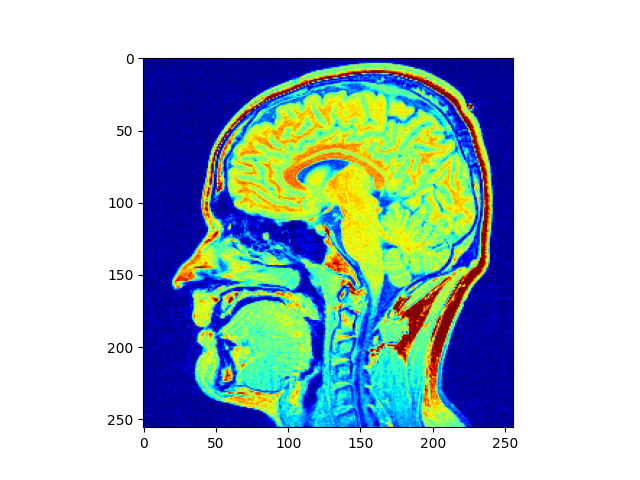
#> input picture Assignment_1/results/Q2/image_noiseless.png, 640 x 480 px, given as the content of the folder data/anatomicalSegmentations/anatomicalSegmentations, which was not available
$ python Q2.py
#> lines starting #> are read from the running program, lines starting #| are printed output that depends on the picture; after the words box and inside, x2 and y2 are one past the last pixel; in counts of white or black regions, pixels touching at a corner belong together; pictures that were not available may be replaced by others from this repository, and a replacement may not be noted
import mat73
import os
import numpy as np
import matplotlib.pyplot as plt
from glob import glob
import cv2
import math

def compute_pca(shapes, algo="cootes"):
	algorithm_mapping = {
		"cootes" : CootesCalculateMean,
		"kabsch" : compute_mean_shape_kabsch
	}
	mean_shape, aligned_shapes = algorithm_mapping[algo](shapes)
	centered_shapes = aligned_shapes - mean_shape[:, :, np.newaxis]
	covariance_matrix = np.cov(centered_shapes.reshape(2 * shapes.shape[1], shapes.shape[2]))
	eigenvalues, eigenvectors = np.linalg.eigh(covariance_matrix)
	idx = np.argsort(-eigenvalues)
	return eigenvalues[idx], eigenvectors[:, idx], mean_shape, aligned_shapes


def CootesAlignPoint(x1, x2):
	n = x1.shape[1]
	X1 = np.sum(x1[0, :])
	Y1 = np.sum(x1[1, :])
	X2 = np.sum(x2[0, :])
	Y2 = np.sum(x2[1, :])
	Z = np.sum(x2[0, :]**2 + x2[1, :]**2)
	C1 = np.sum(x1[0, :] * x2[0, :] + x1[1, :] * x2[1, :])
	C2 = np.sum(x1[1, :] * x2[0, :] - x1[0, :] * x2[1, :])

	A = np.array([
		[X2, -Y2, n, 0],
		[Y2, X2, 0, n],
		[Z, 0, X2, Y2],
		[0, Z, -Y2, X2]
	])

	b = np.array([X1, Y1, C1, C2])

	ax, ay, tx, ty = np.linalg.solve(A, b)
	s = np.sqrt(ax**2 + ay**2)
	theta = np.arctan2(ay, ax)

	R = np.array([[np.cos(theta), -np.sin(theta)],
				  [np.sin(theta), np.cos(theta)]])

	x2_transformed = s * R @ x2 + np.array([[tx], [ty]])
	return x2_transformed

def CootesCalculateMean(shapes, iterations = 100 ,tol = 1e-2):
	dims, number_of_points, number_of_examples = shapes.shape
	aligned_shapes = np.zeros(shapes.shape)
	for i in range(number_of_examples):
		if i == 0:
			continue
		aligned_shapes[:,:,i] = CootesAlignPoint(shapes[:,:,0], shapes[:,:,i])

	mean_shape = np.mean(aligned_shapes, axis = 2)

	for it in range(iterations):
		centered = mean_shape - np.mean(mean_shape, axis = 1, keepdims=True)
		norm = np.sqrt(np.sum(np.square(centered)))
		mean_shape = centered / norm

		for i in range(number_of_examples):
			aligned_shapes[:,:,i] = CootesAlignPoint(mean_shape, shapes[:,:,i])

		new_mean_shape = np.mean(aligned_shapes, axis = 2)

		if np.linalg.norm(new_mean_shape - mean_shape) < tol:
			mean_shape = new_mean_shape
			break
		mean_shape = new_mean_shape

	centered = mean_shape - np.mean(mean_shape, axis = 1, keepdims=True)
	norm = np.sqrt(np.sum(np.square(centered)))
	mean_shape = centered / norm
	return mean_shape, aligned_shapes


def plot_pointsets(data, directory, filename):
	plt.figure(figsize=(8, 6))
	for i in range(data.shape[1]):  # Loop over each pointset
		color = np.random.rand(3,)  # Random color
		plt.plot(data[0, i], data[1, i], marker='o', linestyle='-', color=color, alpha=0.7)

	plt.xlabel("X-axis")
	plt.ylabel("Y-axis")
	plt.title("Initial 2D Pointsets of Hand Shapes")
	plt.axis("equal")  # Keep aspect ratio
	plt.savefig(os.path.join(directory, f'{filename}.png'))
	plt.close()


def plot_aligned_shapes(mean_shape, aligned_shapes, directory, filename):
	D, N, M = aligned_shapes.shape
	plt.figure(figsize=(8, 8))

	# Plot each aligned shape in light gray.
	# for m in range(M):
	# 	shape = aligned_shapes[:, :, m]
	# 	plt.plot(shape[0, :], shape[1, :], 'o-', color='lightgray', alpha=0.7)

	for m in range(M):
		shape = aligned_shapes[:, :, m]
		half = shape.shape[1] // 2  # Get the halfway index

		# Close the loop by adding the first point at the end
		inner_x = np.append(shape[0, :half], shape[0, 0])
		inner_y = np.append(shape[1, :half], shape[1, 0])

		outer_x = np.append(shape[0, half:], shape[0, half])
		outer_y = np.append(shape[1, half:], shape[1, half])

		# Plot inner boundary (loop closed)
		plt.plot(inner_x, inner_y, 'o-', color='blue', alpha=0.7, label="Inner" if m == 0 else None)

		# Plot outer boundary (loop closed)
		plt.plot(outer_x, outer_y, 'o-', color='red', alpha=0.7, label="Outer" if m == 0 else None)


	# Overlay the mean shape in red with thicker line and markers.
	# plt.plot(mean_shape[0, :], mean_shape[1, :], 'ro-', linewidth=2, markersize=8, label="Mean Shape")
	# Get halfway index
	half = mean_shape.shape[1] // 2

	# Close the loop for inner part
	mean_inner_x = np.append(mean_shape[0, :half], mean_shape[0, 0])
	mean_inner_y = np.append(mean_shape[1, :half], mean_shape[1, 0])

	# Close the loop for outer part
	mean_outer_x = np.append(mean_shape[0, half:], mean_shape[0, half])
	mean_outer_y = np.append(mean_shape[1, half:], mean_shape[1, half])

	# Plot inner part (using green instead of red/blue)
	plt.plot(mean_inner_x, mean_inner_y, 'go-', linewidth=2, markersize=8, label="Mean Inner Shape")

	# Plot outer part (using orange instead of red/blue)
	plt.plot(mean_outer_x, mean_outer_y, 'mo-', linewidth=2, markersize=8, label="Mean Outer Shape")


	plt.title("Aligned Shapes and Computed Mean Shape")
	plt.xlabel("X")
	plt.ylabel("Y")
	plt.axis('equal')
	plt.legend()
	plt.savefig(os.path.join(directory, f'{filename}.png'))
	plt.close()


# preshapespace population
def populatePreshapeSpace(shapes):
	preshape = np.zeros(shapes.shape)
	D, N, M = shapes.shape
	for i in range(M):
		current_shape = shapes[:,:, i]
		centroid = np.sum(current_shape, axis = 1, keepdims=True) / number_of_points
		centered_shape = current_shape - centroid

		s = np.sqrt(np.sum(np.square(centered_shape)))
		scaled_and_centered = centered_shape / s
		preshape[:,:, i] = scaled_and_centered
	return preshape


def align_preshape_kabsch(X, Y):
	A = X @ Y.T
	U, S, Vt = np.linalg.svd(A)
	R = Vt.T @ U.T
	if np.linalg.det(R) < 0:
		M = np.identity(Vt.shape[-1])
		M[-1, -1] = -1
		R = Vt.T @ M @ U.T
	return R


def compute_mean_shape_kabsch(shapes, tol=1e-6, max_iter=100):

	D, N, M = shapes.shape

	preshapes = populatePreshapeSpace(shapes)
	# Initialize mean_shape with the first shape in preshape space.
	mean_shape = preshapes[:, :, 0].copy()

	for it in range(max_iter):
		aligned = np.empty_like(preshapes)
		# Align each preshape to the current mean shape using optimal rotation.
		for m in range(M):
			R = align_preshape_kabsch(mean_shape, preshapes[:, :, m])
			aligned[:, :, m] = R @ preshapes[:, :, m]

		# Compute the new mean as the average of the aligned shapes.
		new_mean = np.mean(aligned, axis=2)  # average over the M shapes

		# Re-center and re-scale new_mean to project it onto preshape space.
		new_mean = new_mean - np.mean(new_mean, axis=1, keepdims=True)
		new_mean = new_mean / np.linalg.norm(new_mean, 'fro')

		if np.linalg.norm(new_mean - mean_shape, 'fro') < tol:
			break

		mean_shape = new_mean

	return mean_shape, aligned


def plot_shape_variation(mean_shape, eigenvectors, eigenvalues, directory, filename, mode=0, k=2):
	for factor in [-k, 0, k]:
		plt.figure(figsize=(6, 6))
		variation = mean_shape + factor * np.sqrt(eigenvalues[mode]) * eigenvectors[:, mode].reshape(2, -1)
		# plt.plot(variation[0, :], variation[1, :], label=f'b{mode}={factor}\sqrt{{\lambda_{mode}}}')

		# Get halfway index
		half = variation.shape[1] // 2

		# Close the loop for the first half
		var_inner_x = np.append(variation[0, :half], variation[0, 0])
		var_inner_y = np.append(variation[1, :half], variation[1, 0])

		# Close the loop for the second half
		var_outer_x = np.append(variation[0, half:], variation[0, half])
		var_outer_y = np.append(variation[1, half:], variation[1, half])

		# Plot first half (use cyan for distinction)
		plt.plot(var_inner_x, var_inner_y, 'co-', label=f'Inner b{mode}={factor}\sqrt{{\lambda_{mode}}}')

		# Plot second half (use purple for distinction)
		plt.plot(var_outer_x, var_outer_y, 'yo-', label=f'Outer b{mode}={factor}\sqrt{{\lambda_{mode}}}')

		plt.legend()
		plt.xlabel("X-axis")
		plt.ylabel("Y-axis")
		plt.title(f"Shape Variation Along Mode {mode} with Perturbation {factor}")
		plt.grid()
		plt.savefig(os.path.join(directory, f'{filename}_{factor}.png'))
		plt.close()

def plot_eigenvalues(eigenvalues, directory, filename):
	for i in range(3):
		plt.figure(figsize=(6, 4))
		plt.plot(range(1, len(eigenvalues) + 1), eigenvalues, marker='o', linestyle='-')
		plt.xlabel("Principal Mode")
		plt.ylabel("Eigenvalue (Variance)")
		plt.title(f"Variance Along Principal Mode {i+1}")
		plt.grid()
		plt.savefig(os.path.join(directory, f'{filename}_{i}.png'))
		plt.close()

def get_line_points(center, theta, max_length):
    """
    Generate a list of (row, col) points along a ray starting from 'center',
    at angle 'theta' (radians), extending out to 'max_length'.
    """
    num_samples = int(round(max_length))
    cos_theta = math.cos(theta)
    sin_theta = math.sin(theta)

    points = []
    for d in range(num_samples + 1):
        r = int(round(center[0] + d * sin_theta))
        c = int(round(center[1] + d * cos_theta))
        points.append((r, c))

    return points

def find_ring_boundaries_on_ray(img, center, theta, max_length):
    """
    For a single ray from 'center' at angle 'theta', detect the contiguous white region.
    Return two boundary points for that region:
      1) The first white pixel (inner boundary).
      2) The last white pixel in that contiguous region (outer boundary).

    If no white region is found, returns an empty list.
    """
    line_pts = get_line_points(center, theta, max_length)

    in_white = False
    region_start = None
    region_end = None

    for i, (r, c) in enumerate(line_pts):
        if r < 0 or r >= img.shape[0] or c < 0 or c >= img.shape[1]:
            if in_white and region_start is not None:
                region_end = i - 1
            break

        pixel_val = img[r, c]
        if pixel_val == 255:
            if not in_white:
                in_white = True
                region_start = i
        else:
            if in_white:
                region_end = i - 1
                break

    if in_white and region_end is None:
        region_end = len(line_pts) - 1

    boundaries = []
    if region_start is not None and region_end is not None:
        inner_edge = line_pts[region_start]
        outer_edge = line_pts[region_end]
        boundaries = [inner_edge, outer_edge]

    return boundaries

def generate_radial_pointset(img_path, num_angles=36):
    """
    Generates a single combined pointset for a ring-shaped object.
    For each ray, extracts two points:
      - Inner boundary: first white pixel.
      - Outer boundary: last white pixel of that contiguous white region.

    The points are ordered such that all inner boundary points come first,
    followed by all outer boundary points.

    Returns:
        NumPy array of shape (2, number_of_points), where:
        - The first half of columns correspond to inner boundary points.
        - The second half correspond to outer boundary points.
    """
#> called with img_path = '_only/image_noiseless.png', num_angles = 40
    # Read and binarize the image.
    img = cv2.imread(img_path, cv2.IMREAD_GRAYSCALE)
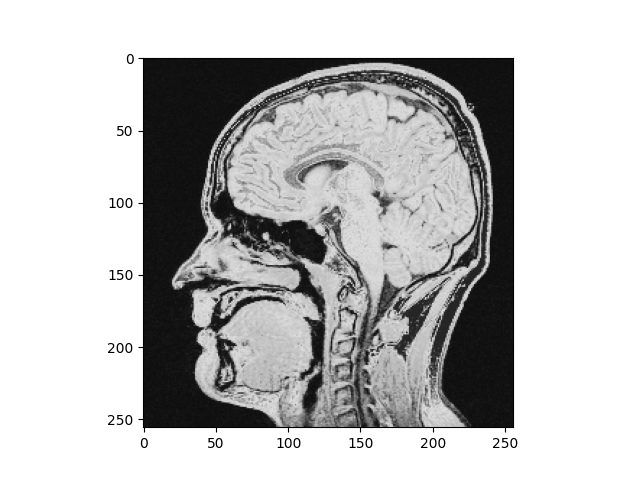
#> img: shape (480, 640); min 0, max 255, mean 190.2
    if img is None:
        raise ValueError("Could not read the image at: " + img_path)

    _, img_bin = cv2.threshold(img, 127, 255, cv2.THRESH_BINARY)
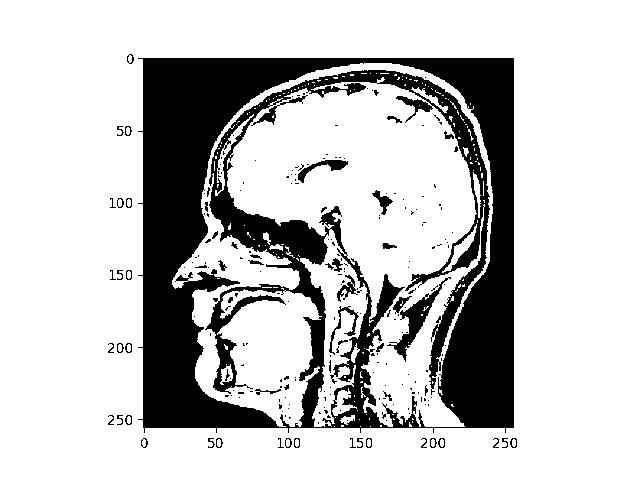
#> img_bin: shape (480, 640); 77% white; 230 black regions (177 under 20 px), largest, box (x1, y1, x2, y2) and area: (138, 58, 514, 433) 66254, (387, 277, 451, 362) 1000, (298, 160, 348, 183) 337
    h, w = img_bin.shape
#> h = 480; w = 640

    # Use the image center as a reference.
    center = (h // 2, w // 2)
#> center = (240, 320)
    max_length = math.sqrt(h**2 + w**2)
#> max_length = 800

    inner_points = []
    outer_points = []

    for theta in np.linspace(0, 2 * math.pi, num_angles, endpoint=False):
        boundaries = find_ring_boundaries_on_ray(img_bin, center, theta, max_length)
        if len(boundaries) == 2:
            inner_points.append(boundaries[0])
            outer_points.append(boundaries[1])
#> this loop made 40 passes
#> boundaries on passes 1 to 12: [(240, 324), (240, 336)], [(241, 324), (242, 331)], [(241, 324), (244, 332)], [(242, 324), (248, 336)], [(244, 326), (244, 326)], [(248, 328), (276, 356)], [(250, 327), (258, 333)], [(253, 327), (262, 331)], [(255, 325), (263, 327)], [(262, 323), (328, 334)], [(265, 320), (285, 320)], [(264, 316), (284, 313)]
#> after the loop, inner_points = 40 pairs, first value 204 to 265, second value 208 to 329; outer_points = 40 pairs, first value 135 to 328, second value 208 to 356

    # Stack inner and outer points together
    if inner_points and outer_points:
        inner_array = np.array(inner_points).T  # shape (2, num_angles)
        outer_array = np.array(outer_points).T  # shape (2, num_angles)

        # Concatenate along axis 1 to form (2, num_angles * 2)
        pointset = np.hstack((inner_array, outer_array))
    else:
        pointset = np.empty((2, 0))

    return pointset


if __name__ == "__main__":

	image_dir = "data/anatomicalSegmentations/anatomicalSegmentations/*.png"
	image_paths = glob(image_dir)

	pointsets = [generate_radial_pointset(path, num_angles=40) for path in image_paths]
#> pointsets = 1 item

	shapes = np.stack(pointsets, axis=2)
	print("Final tensor shape (dims, num_points, num_examples):", shapes.shape)
#| Final tensor shape (dims, num_points, num_examples): (2, 80, 1)

	results_folder = "results/Q2"
	if not os.path.exists(results_folder):
		os.makedirs(results_folder)
		print(f'Folder "{results_folder}" created.')

	plot_pointsets(shapes, results_folder, "initial_pointsets")
#> in plot_pointsets, `plt.savefig(os.path.join(directory, f'{filename}.png'))`:
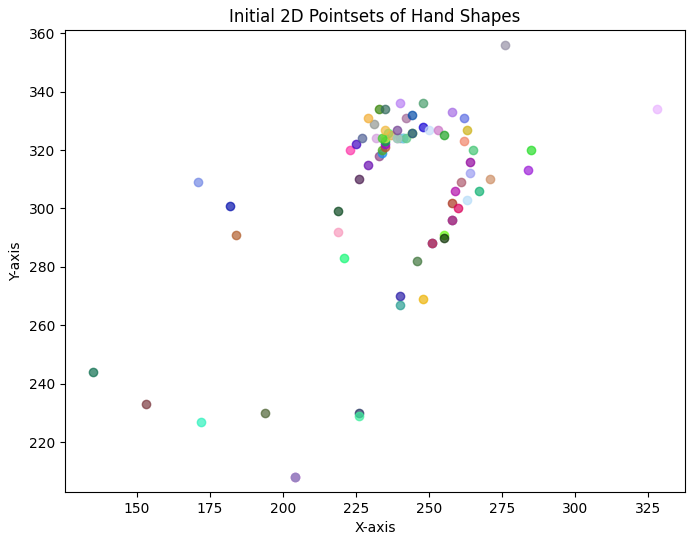
#> figure drawn by matplotlib, 1 panel

	no_of_pointsets = shapes.shape[-1]
#> no_of_pointsets = 1
	number_of_points = shapes.shape[1]
#> number_of_points = 80

	mean_shape, aligned_shapes = compute_mean_shape_kabsch(shapes)
#> the loop in populatePreshapeSpace, `for i in range(M):` made 1 pass
#> (centroid, s) on pass 1: ([238.6, 306.2], 380.9)
#> the loop in compute_mean_shape_kabsch, `for it in range(max_iter):` made 1 pass
	plot_aligned_shapes(mean_shape, aligned_shapes, results_folder, "aligned_pointsets_kabsch")
#> in plot_aligned_shapes, `mean_inner_x = np.append(mean_shape[0, :half], mean_shape[0, 0])`: mean_inner_x = 41 values, max 0.0694 at index 10, min -0.0907 at index 22, mean 0.0079
#> in plot_aligned_shapes, `mean_inner_y = np.append(mean_shape[1, :half], mean_shape[1, 0])`: mean_inner_y = 41 values, max 0.0598 at index 35, min -0.258 at index 22, mean 0.00796
#> in plot_aligned_shapes, `mean_outer_x = np.append(mean_shape[0, half:], mean_shape[0, half])`: mean_outer_x = 41 values, max 0.235 at index 9, min -0.272 at index 26, mean -0.00772
#> in plot_aligned_shapes, `mean_outer_y = np.append(mean_shape[1, half:], mean_shape[1, half])`: mean_outer_y = 41 values, max 0.131 at index 5, min -0.258 at index 22, mean -0.00491
#> in plot_aligned_shapes, `plt.savefig(os.path.join(directory, f'{filename}.png'))`:
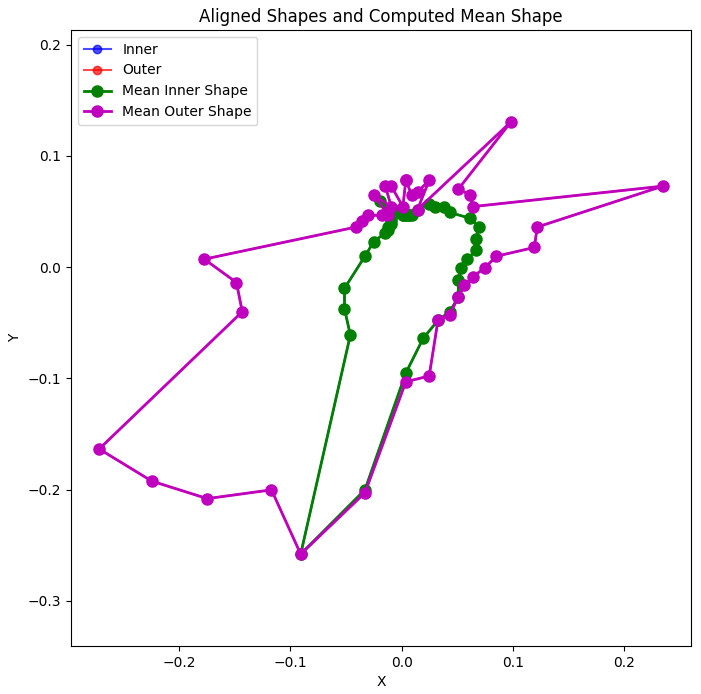
#> figure drawn by matplotlib, 1 panel

	mean_shape, aligned_shapes = CootesCalculateMean(shapes)
#> the loop in CootesCalculateMean, `for it in range(iterations):` made 100 passes
#> norm on passes 1 to 12: 0, nan, nan, nan, nan, nan, nan, nan, nan, nan, nan, nan
	plot_aligned_shapes(mean_shape, aligned_shapes, results_folder, "aligned_pointsets_cootes")

	algo = "cootes"
	eigenvalues, eigenvectors, mean_shape, _ = compute_pca(shapes, algo=algo)
#> in compute_pca, `covariance_matrix = np.cov(centered_shapes.reshape(2 * shapes.shape[1]..`: covariance_matrix: shape (160, 160) float64; every value is NaN or infinite
#> in compute_pca, `eigenvalues, eigenvectors = np.linalg.eigh(covariance_matrix)`:
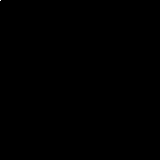
#> eigenvectors: shape (160, 160) float64; 99.38% of the values are NaN or infinite; the others: min 0, max 1, mean 0.00625; drawn with min black, max white, NaN and infinite black
	for mode in range(3):
		plot_shape_variation(mean_shape, eigenvectors, eigenvalues, results_folder, f"mode_{mode}_{algo}" ,mode=mode)
#> this loop made 3 passes
#> pass 1, in plot_shape_variation, `plt.savefig(os.path.join(directory, f'{filename}_{factor}.png'))`:
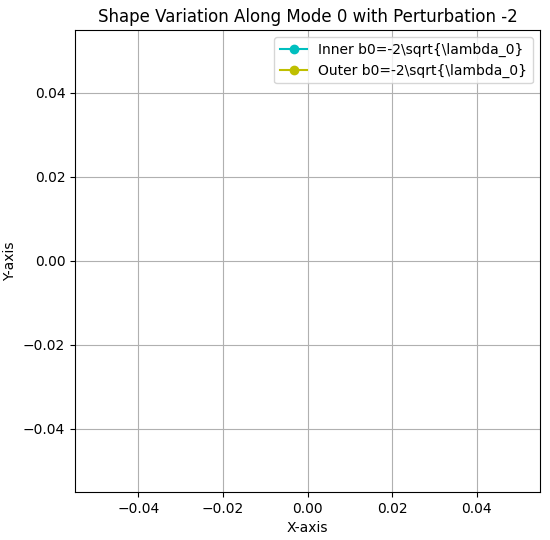
#> figure drawn by matplotlib, 1 panel
	plot_eigenvalues(eigenvalues, results_folder, f"eigenvalues_{algo}")
#> the loop in plot_eigenvalues, `for i in range(3):` made 3 passes
#> pass 1, in plot_eigenvalues, `plt.savefig(os.path.join(directory, f'{filename}_{i}.png'))`:
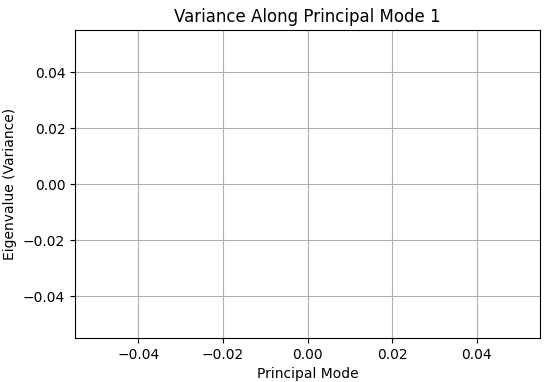
#> figure drawn by matplotlib, 1 panel
